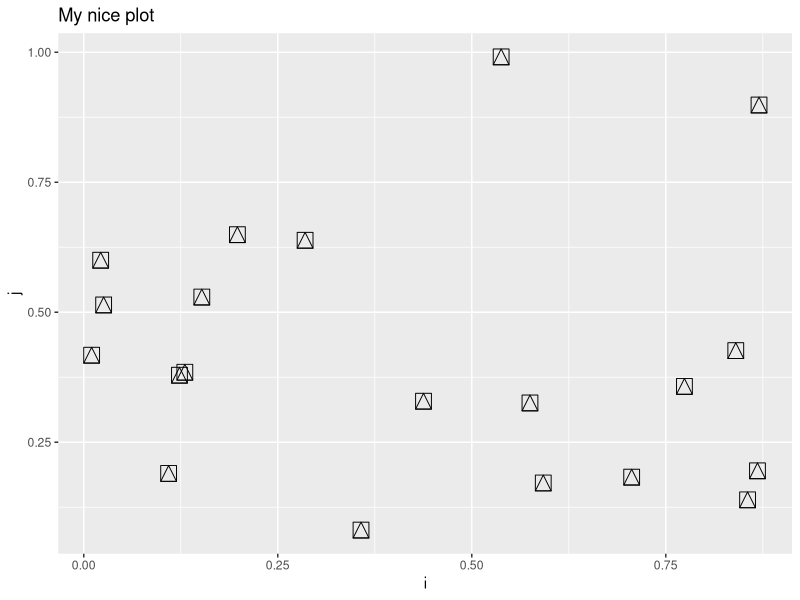
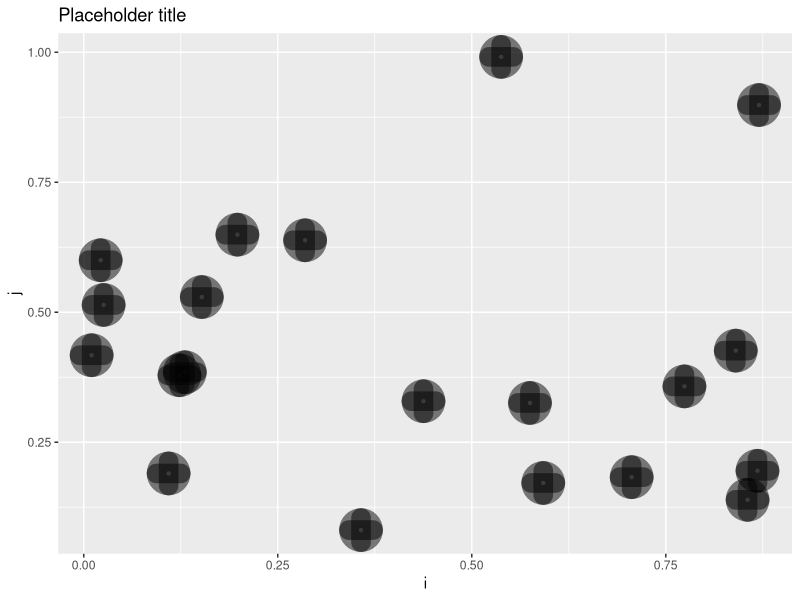
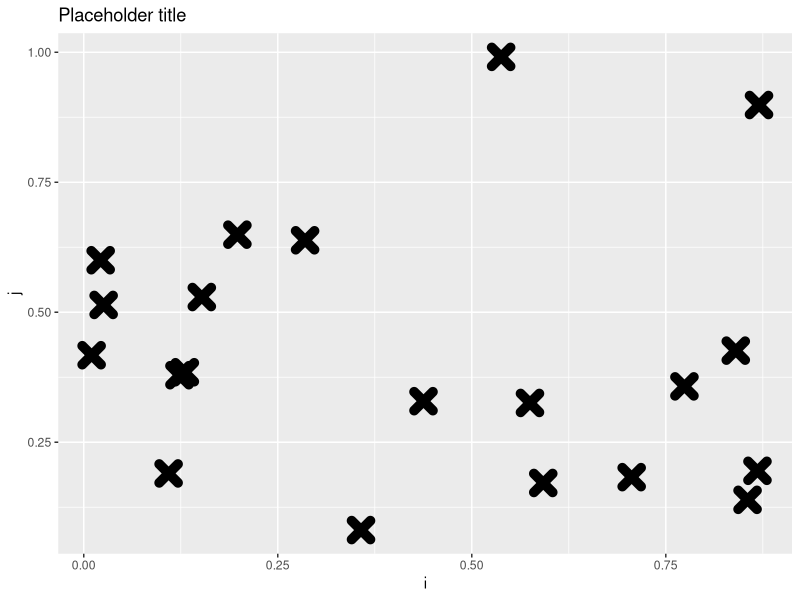

The R script that drew these images, in order:
## ---- chunk 1
#| output: false
library(dplyr)
library(ggplot2)
## ---- chunk 2
# Bad

sample1 <- sample(c(TRUE, FALSE), size = 10, replace = TRUE)
names(sample1) <- paste0("pos", 1:10)
sample1_true <- sample1[sample1 == TRUE]

sample2 <- sample(c(TRUE, FALSE), size = 15, replace = TRUE)
names(sample2) <- paste0("pos", 1:15)
sample2_true <- sample2[sample2 == TRUE]

sample3 <- sample(c(TRUE, FALSE), size = 20, replace = TRUE)
names(sample3) <- paste0("pos", 1:20)
sample3_true <- sample3[sample3 == TRUE]

# Better

sampler <- function (size) {
  
  my_sample <- sample(c(TRUE, FALSE), size, replace = TRUE)
  names(my_sample) <- paste0("pos", 1:size)

  return(my_sample[my_sample == TRUE])
  
}

sample1 <- sampler(10)
sample2 <- sampler(15)
sampler3 <- sampler(20)
## ---- chunk 3

# If you cast your mind back to school this is Pythagoras' Theorem. 
# This function calculates side c (the hypotenuse) given sides a and b of a triangle

# The function name is calculate_c, side_a and side_b are arguments

calculate_c <- function (side_a, side_b) {
  
  return(sqrt(side_a ^ 2 + side_b ^ 2))
  
}

# We could extend the function and give the user control of if they want c
# squared or not. Here we have given squared a default value of FALSE.

calculate_c <- function (side_a, side_b, squared = FALSE) {
  
  side_c <- side_a ^ 2 + side_b ^ 2

  if (squared == TRUE) {
    
    return(side_c)
    
  } else {
    
    return(sqrt(side_c))
    
  }
}


## ---- chunk 4
dummy <- tibble(id = 1:20, i = runif(20), j = runif(20), k = runif(20))

transform_data1 <- function(x, min_value, filter_by, sort_by) {
  
  x |> 
    filter(filter_by >= min_value) |> 
    arrange(sort_by) 
  
}

## ---- chunk 5
# Will work with the curly brackets

transform_data2 <- function(x, min_value, filter_by, sort_by) {
  
  x |> 
    filter({{filter_by}} >= min_value) |> 
    arrange({{sort_by}}) 
  
}

transform_data2(dummy, 0.5, j, k)

# Using := to modify the left hand side or name

transform_data3 <- function(x, min_value, filter_by, sort_by, new_name) {
  
  x |> 
    filter({{filter_by}} >= min_value) |> 
    arrange({{sort_by}}) |> 
    mutate({{new_name}} := {{filter_by}} * {{sort_by}})
    
  
}

transform_data3(dummy, 0.5, i, k, "l")
## ---- chunk 6

calculate_c <- function (side_a, side_b, squared = FALSE) {
  
  if (side_a <= 0) {
    
    stop ("side_a must be positive")
    
  }
  
  if (side_b <= 0) {
    
    stop ("side_b must be negative")
    
  }
  
  if (length(side_a) != length(side_b)) {
    
    stop ("side_a and side_by must have the same length")
    
  }
  
  if (!is.logical(squared)) {
    
    stop ("squared must be TRUE or FALSE")
    
  }
  
  side_c <- side_a ^ 2 + side_b ^ 2

  if (squared == TRUE) {
    
    return(side_c)
    
  } else {
    
    return(sqrt(side_c))
    
  }
}

## ---- chunk 7

# Maybe you want to use some of the aesthetics for tweaking geom_point.
# Maybe you arent sure which ones, all you know is you will be doing a bunch
# of scatter plots of i and j.


ggplot(dummy, aes(x = i, y= j)) +
  geom_point(size = 5, shape = 14) +
  labs(title = "My nice plot")

plotter <- function (plot_data, ..., title = "Placeholder title") {
  
  ggplot(plot_data, aes(x = i, y = j)) +
    geom_point(...) +
    labs(title = title)
  
}

plotter(dummy, alpha = 0.5, shape = 10, stroke = 10)

## ---- chunk 8
plotter2 <- function (plot_data, ..., title = "Placeholder title") {
  
  ggplot(plot_data, aes(x = i, y = j)) +
    geom_point(...) +
    labs(title = title)
  
  return(invisible(plot_data))
  
}

plotter(dummy, size = 3, shape = 4, stroke = 5)

